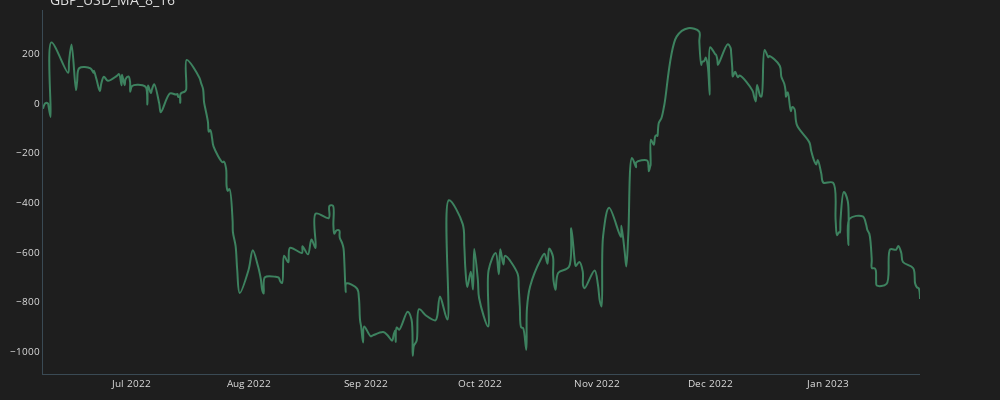
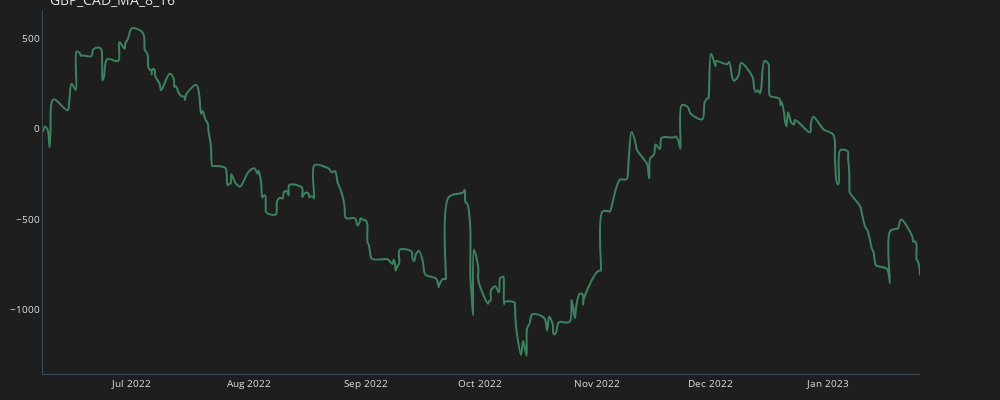
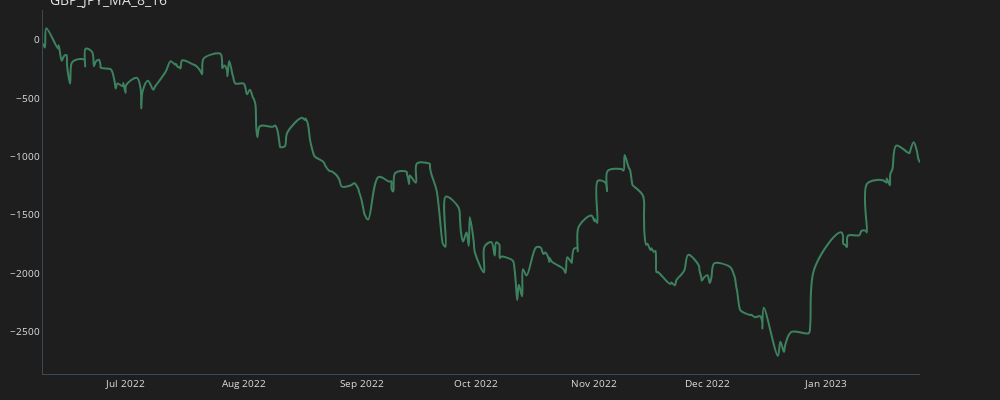
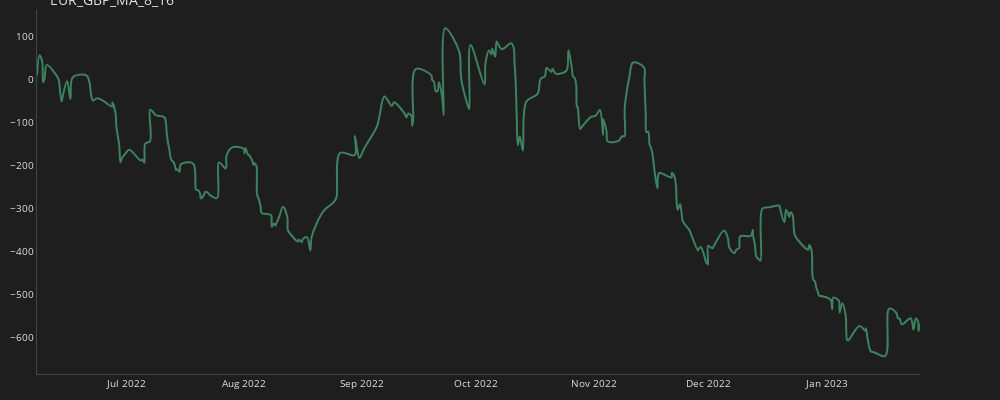

The notebook cell saved with these charts, in order:
### Code cell
c = 'MA_8_16'
for p in our_pairs:
    temp_df = all_trades[(all_trades.CROSS==c)&(all_trades.PAIR==p)].copy()
    temp_df['CUM_GAIN'] = temp_df.GAIN.cumsum()
    plot_line(temp_df, p + "_" +c)

### Figure 1 — Plotly figure (JSON) as saved in the notebook; plotly's stock layout.template omitted (floating-point values rounded to 4 significant figures; data arrays with more than 128 entries replaced by an {"elided": "..."} marker saying what was removed)
{"data": [{"line": {"color": "#3d825f", "shape": "spline", "width": 2}, "mode": "lines", "name": "GBP_USD_MA_8_16", "type": "scatter", "x": {"elided": "284 str values"}, "y": {"elided": "284 float values"}}], "layout": {"font": {"color": "#e1e1e1", "size": 10}, "height": 400, "margin": {"b": 15, "l": 15, "t": 10}, "paper_bgcolor": "#1e1e1e", "plot_bgcolor": "#1e1e1e", "title": {"text": "GBP_USD_MA_8_16"}, "width": 1000, "xaxis": {"linecolor": "#3a4a54", "linewidth": 1, "showgrid": false, "zeroline": false}, "yaxis": {"linecolor": "#3a4a54", "linewidth": 1, "showgrid": false, "zeroline": false}}}

### Figure 2 — Plotly figure (JSON) as saved in the notebook; plotly's stock layout.template omitted (floating-point values rounded to 4 significant figures; data arrays with more than 128 entries replaced by an {"elided": "..."} marker saying what was removed)
{"data": [{"line": {"color": "#3d825f", "shape": "spline", "width": 2}, "mode": "lines", "name": "GBP_CAD_MA_8_16", "type": "scatter", "x": {"elided": "312 str values"}, "y": {"elided": "312 float values"}}], "layout": {"font": {"color": "#e1e1e1", "size": 10}, "height": 400, "margin": {"b": 15, "l": 15, "t": 10}, "paper_bgcolor": "#1e1e1e", "plot_bgcolor": "#1e1e1e", "title": {"text": "GBP_CAD_MA_8_16"}, "width": 1000, "xaxis": {"linecolor": "#3a4a54", "linewidth": 1, "showgrid": false, "zeroline": false}, "yaxis": {"linecolor": "#3a4a54", "linewidth": 1, "showgrid": false, "zeroline": false}}}

### Figure 3 — Plotly figure (JSON) as saved in the notebook; plotly's stock layout.template omitted (floating-point values rounded to 4 significant figures; data arrays with more than 128 entries replaced by an {"elided": "..."} marker saying what was removed)
{"data": [{"line": {"color": "#3d825f", "shape": "spline", "width": 2}, "mode": "lines", "name": "GBP_JPY_MA_8_16", "type": "scatter", "x": {"elided": "262 str values"}, "y": {"elided": "262 float values"}}], "layout": {"font": {"color": "#e1e1e1", "size": 10}, "height": 400, "margin": {"b": 15, "l": 15, "t": 10}, "paper_bgcolor": "#1e1e1e", "plot_bgcolor": "#1e1e1e", "title": {"text": "GBP_JPY_MA_8_16"}, "width": 1000, "xaxis": {"linecolor": "#3a4a54", "linewidth": 1, "showgrid": false, "zeroline": false}, "yaxis": {"linecolor": "#3a4a54", "linewidth": 1, "showgrid": false, "zeroline": false}}}

### Figure 4 — Plotly figure (JSON) as saved in the notebook; plotly's stock layout.template omitted (floating-point values rounded to 4 significant figures; data arrays with more than 128 entries replaced by an {"elided": "..."} marker saying what was removed)
{"data": [{"line": {"color": "#3d825f", "shape": "spline", "width": 2}, "mode": "lines", "name": "EUR_GBP_MA_8_16", "type": "scatter", "x": {"elided": "287 str values"}, "y": {"elided": "287 float values"}}], "layout": {"font": {"color": "#e1e1e1", "size": 10}, "height": 400, "margin": {"b": 15, "l": 15, "t": 10}, "paper_bgcolor": "#1e1e1e", "plot_bgcolor": "#1e1e1e", "title": {"text": "EUR_GBP_MA_8_16"}, "width": 1000, "xaxis": {"linecolor": "#3a4a54", "linewidth": 1, "showgrid": false, "zeroline": false}, "yaxis": {"linecolor": "#3a4a54", "linewidth": 1, "showgrid": false, "zeroline": false}}}
